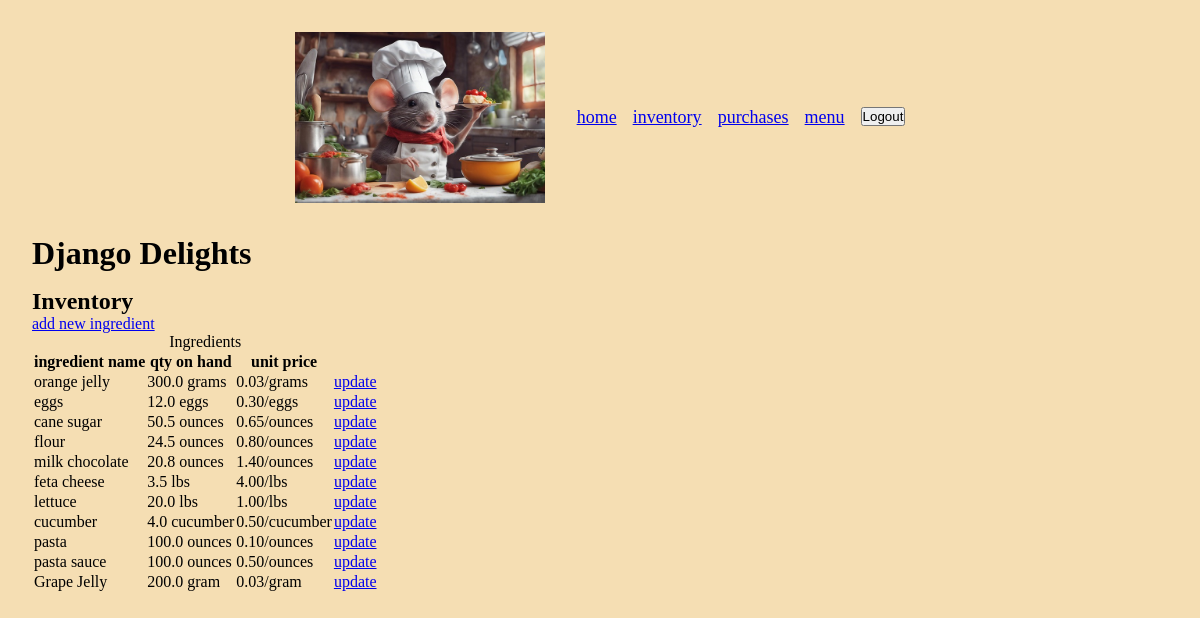
The page /inventory/ (signed in) on the database as committed earlier.
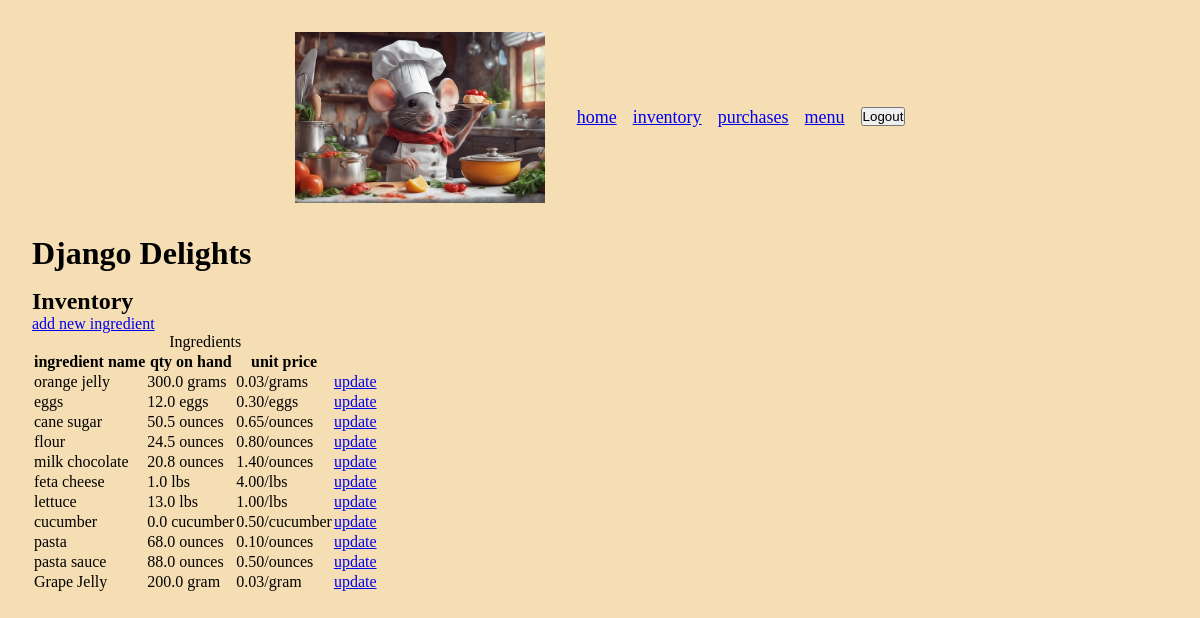
The same page on the database as committed later.
### inventory/models.py (models this page shows, shortened)
class Ingredient(models.Model):
    ingredient_name = models.CharField(max_length=200)
    ingredient_inv_qty = models.FloatField(validators=[MinValueValidator(0)])
    ingredient_unit = models.CharField(max_length=200)
    ingredient_unit_price = models.FloatField(
        validators=[MinValueValidator(0)])

### inventory/views.py (the view)
# urls.py: path('inventory/', views.CurrentInventory.as_view(), name='inventory'),
class CurrentInventory(LoginRequiredMixin, ListView):
    model = Ingredient
    context_object_name = 'currInventory'
    template_name = 'inventory/inventory.html'
    login_url = '/login/'
    title = 'Inventory-Django Delights'
    def get_title(self):
        return self.title
    def get_context_data(self, **kwargs):
        context = super().get_context_data(**kwargs)
        context['title'] = self.get_title()
        return context

### inventory/templates/inventory/inventory.html (shortened to what this page needs)
{% extends 'inventory/base.html' %}
{% block content %}
<h2>Inventory</h2>
<a href="{% url 'new_ingredient' %}">add new ingredient</a>
<table>
  <caption>
    Ingredients
  </caption>
  <thead>
    <tr>
      <th>ingredient name</th>
      <th>qty on hand</th>
      <th>unit price</th>
      <th></th>
    </tr>
  </thead>
  <tbody>
    {% for ingredient in currInventory %}
    <tr>
      <td>{{ ingredient.ingredient_name }}</td>
      <td>
        <span>{{ ingredient.ingredient_inv_qty }}</span>
        <span>{{ ingredient.ingredient_unit }}</span>
      </td>
      <td>
        <span>{{ ingredient.ingredient_unit_price|floatformat:2}}</span>/<span
          >{{ingredient.ingredient_unit }}</span
        >
      </td>
      <td><a href="{% url 'update_inventory' ingredient.pk %}">update</a></td>
    </tr>
    {% endfor %}
  </tbody>
</table>
{% endblock %}

Rows that differ between the two databases and show on the page:
changed Ingredient "feta cheese": ingredient_inv_qty "3.5" → "1.0"
changed Ingredient "lettuce": ingredient_inv_qty "20.0" → "13.0"
changed Ingredient "cucumber": ingredient_inv_qty "4.0" → "0.0"
changed Ingredient "pasta": ingredient_inv_qty "100.0" → "68.0"
changed Ingredient "pasta sauce": ingredient_inv_qty "100.0" → "88.0"
